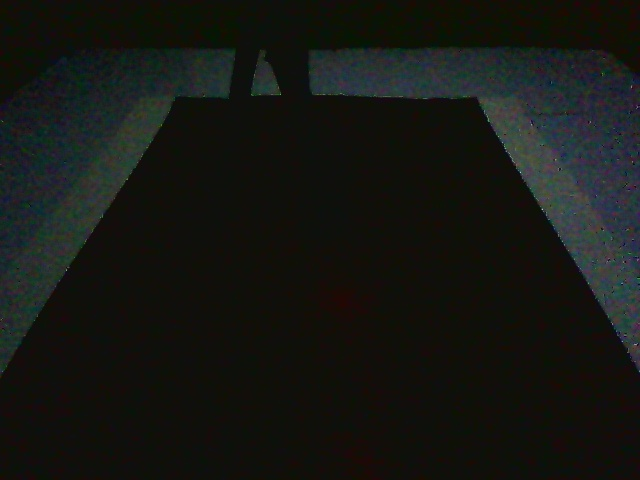
#> input picture 03-Software/6-pi/newnewnew2/base/Back1.jpeg, 640 x 480 px, found by its file name
$ python test.py
#> lines starting #> are read from the running program, lines starting #| are printed output that depends on the picture
### 03-Software/6-pi/newnewnew2/perspective_2.py
# import required libraries
import cv2 as cv
import cv2
import numpy as np
import os


# can we parametrize this function?
def perspective_2(img):
    # find the height and width of image
    # width = number of columns, height = number of rows in image array
    rows,cols = img.shape

    # define four points on input image 476,340 1500,340 1918,643 88,643
    pts1 = np.float32([[206,97],[449,96],[135,236],[516,235]])

    # define the corresponding four points on output image
    pts2 = np.float32([[230,236],[410,236],[230,382],[410,382]])

    # get the perspective transform matrix
    M = cv.getPerspectiveTransform(pts1,pts2)

    # mask
    #pts=np.array([[205,135],[166,245],[209,246],[217,209],[291,204],[281,248],[345,240],[343,137],[290,129],[285,160],[240,162],[244,134]],np.int32)
    #pts=pts.reshape((-1,1,2))
    #cv.fillPoly(img,[pts],255)

    # transform the image using perspective transform matrix
    dst = cv.warpPerspective(img,M,(cols, rows))
    return dst


# [22 lines left out: function perspective_2_r, not called in this run]

##############################################
# get the path/directory
folder_dir = "base" #######directorrrrrry
frames = []
i=1
for fid in os.listdir(folder_dir):

    if (fid.endswith(".jpeg")):
        cap=cv2.imread("base/"+fid, cv2.IMREAD_COLOR) #######directorrrrrry
#> cap is the input picture: shape (480, 640, 3); mean B, G, R 19.2, 23.3, 21.6
        cv2.imwrite('base/Base{}.jpg'.format(i), perspective_2(cv.cvtColor(cap, cv.COLOR_BGR2GRAY))) #######directorrrrrry
#> in perspective_2, `dst = cv.warpPerspective(img,M,(cols, rows))`:
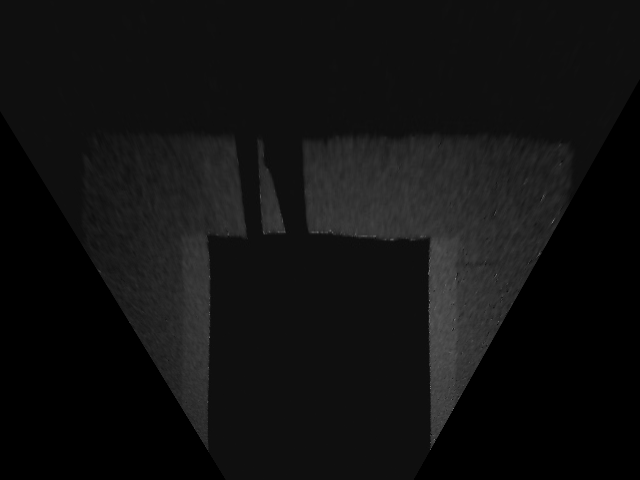
#> dst: shape (480, 640); min 0, max 126, mean 16.9
        i=i+1
#> pass 2 of the loop `for fid in os.listdir(folder_dir):`:
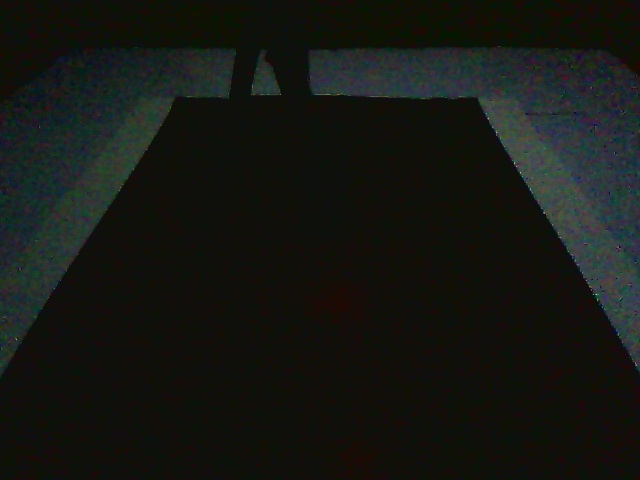
#> input picture 03-Software/6-pi/newnewnew2/base/Back2.jpeg, 640 x 480 px, found by its file name
#> cap is the input picture: shape (480, 640, 3); mean B, G, R 19.3, 23.7, 21.5
#> in perspective_2 (call 2), `dst = cv.warpPerspective(img,M,(cols, rows))`:
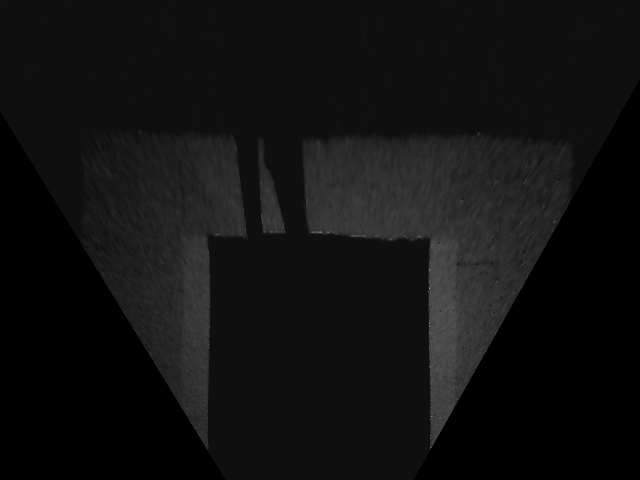
#> dst: shape (480, 640); min 0, max 166, mean 17.1
#> pass 3 of the loop `for fid in os.listdir(folder_dir):`:
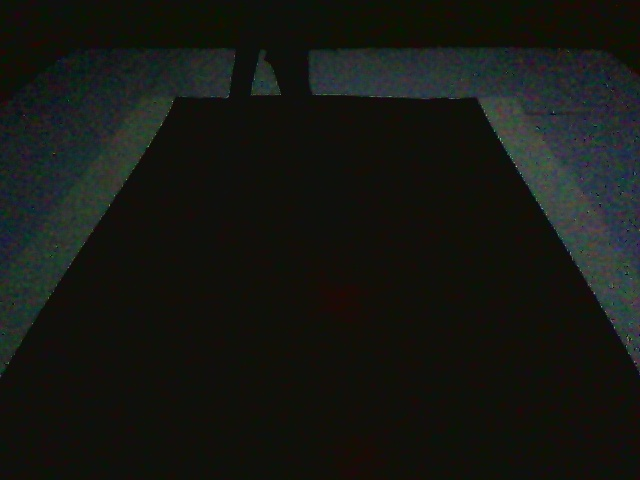
#> input picture 03-Software/6-pi/newnewnew2/base/Back3.jpeg, 640 x 480 px, found by its file name
#> cap is the input picture: shape (480, 640, 3); mean B, G, R 19.2, 23.7, 21.7
#> in perspective_2 (call 3), `dst = cv.warpPerspective(img,M,(cols, rows))`:
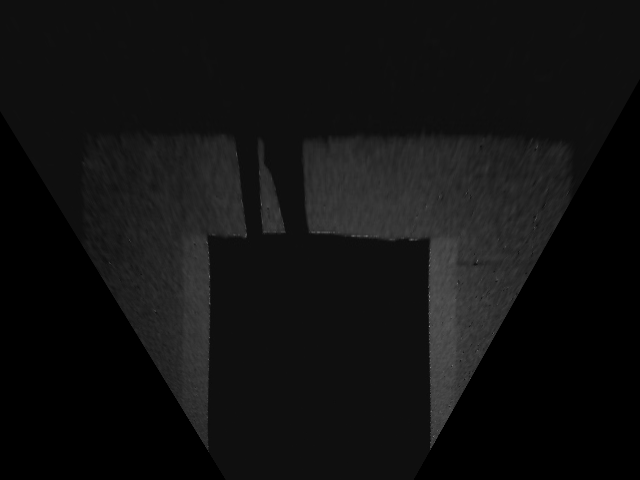
#> dst: shape (480, 640); min 0, max 150, mean 17.1
i=1
folder_dir = "base_r" #######directorrrrrry
frames_r = []
#> (the run stopped early here; a loop or call above may not have finished)
